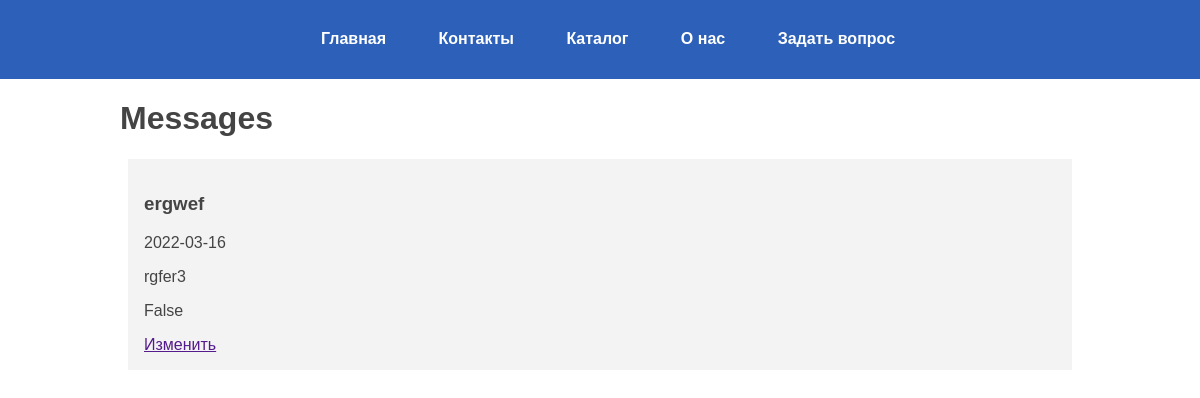
Page /show-questions on the earlier database version.
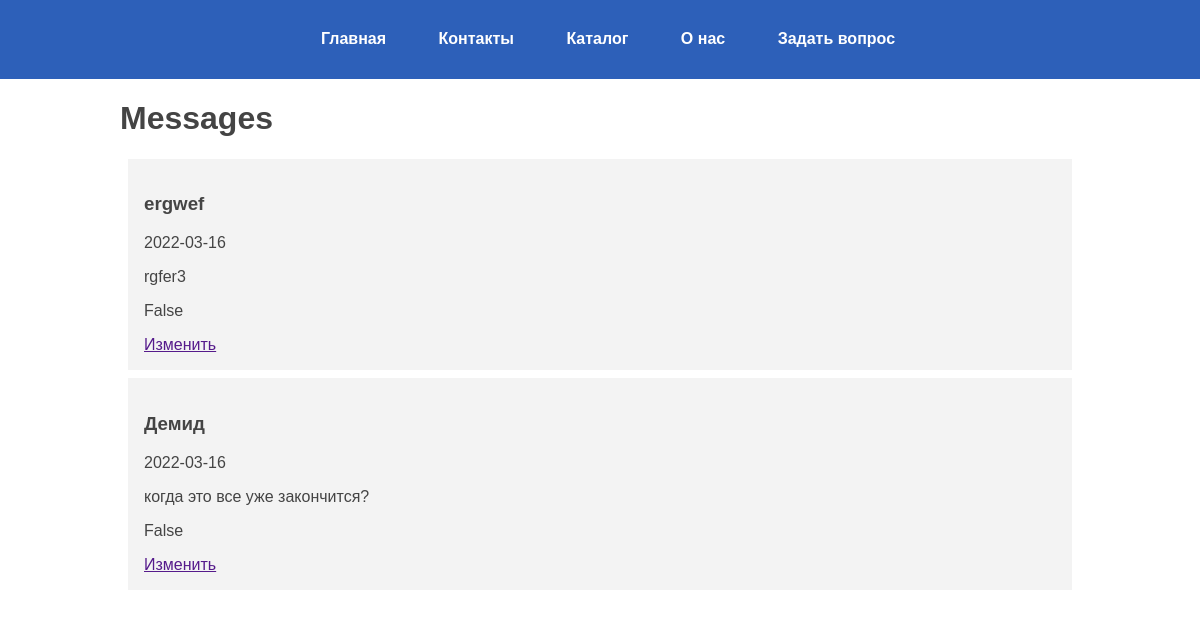
Same page on the later database version.
### models.py (models this page shows)
class Questions(db.Model):
    id = db.Column(db.Integer, primary_key=True)
    username = db.Column(db.String(50), nullable=False)
    phone = db.Column(db.String(50), nullable=False)
    message = db.Column(db.String(1000), nullable=False)
    created_at = db.Column(db.Date, default=datetime.now())
    status = db.Column(db.Boolean, default=False)

### routes.py (the view)
@app.route('/show-questions')
def show_questions():
    questions = Questions.query.order_by(Questions.created_at).all()  # достать все вопросы из БД сортируя по дате
    return render_template('show_questions.html', items=questions)

### templates/show_questions.html
{% extends 'base.html' %}
{% block content %}
    <h1>Messages</h1>
    {% for question in items %}
        <div class="message">
            <h3>{{ question.username }}</h3>
            <p class="date">{{ question.created_at }}</p>
            <p>{{ question.message }}</p>
            <p class="status">{{ question.status }}</p>
            <a href="" class="btn">Изменить</a>
        </div>
    {% endfor %}
{% endblock %}

### templates/base.html (shortened to what this page needs)
<!DOCTYPE html>
<html lang="en">
<head>
    <link rel="stylesheet" href="{{ url_for('static',
            filename='css/main.css') }}">
</head>
<body>
<header class="site-header">
    <ul class="main-menu">
        <li><a href="{{ url_for('index') }}">Главная</a></li>
        <li><a href="{{ url_for('contacts') }}">Контакты</a></li>
        <li><a href="{{ url_for('catalog') }}">Каталог</a></li>
        <li><a href="{{ url_for('about_us') }}">О нас</a></li>
        <li><a href="{{ url_for('send_question') }}">Задать вопрос</a></li>
    </ul>
</header>
<div class="container">
    {% block content %}{% endblock %}
</div>
</body>
</html>

### static/css/main.css (style rules this page uses)
body { margin: 0; padding: 0; font-family: sans-serif; color: #444; box-sizing: border-box; }
.container { width: 80%; max-width: 1200px; margin: 0 auto; }
.site-header { padding: 0.15em; margin: 0; background: #2d60b9; }
.main-menu { text-align: center; }
.main-menu li { display: inline-block; margin-right: 1.5em; border-radius: 2.5em; padding: 0.5em; transition: all 0.5s ease-in-out; }
.main-menu a { display: block; padding: 0.25em; color: #fff; font-weight: bold; text-decoration: none; }
.message { padding: 1em; margin: 0.5em; background: #f3f3f3; }

Differences in the rows shown:
added Questions: username "Демид", created_at "2022-03-16", message "когда это все уже закончится?", status "False"
